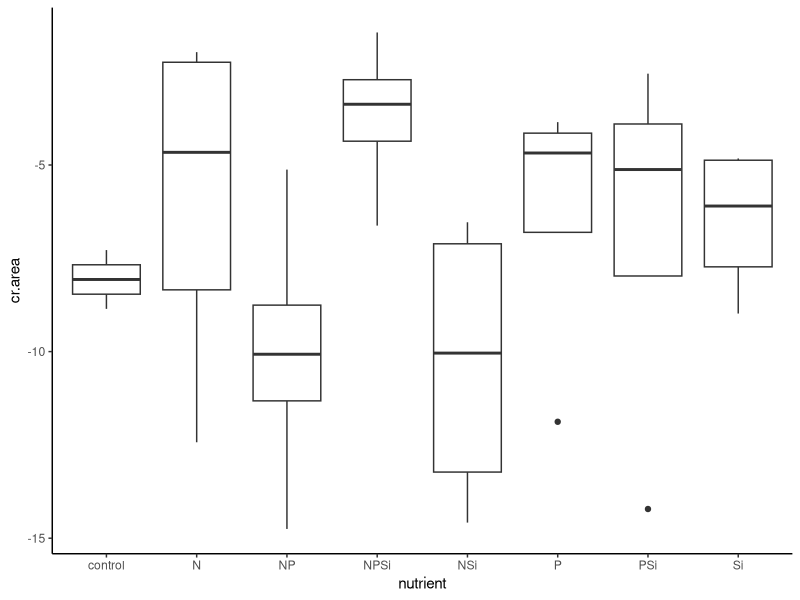
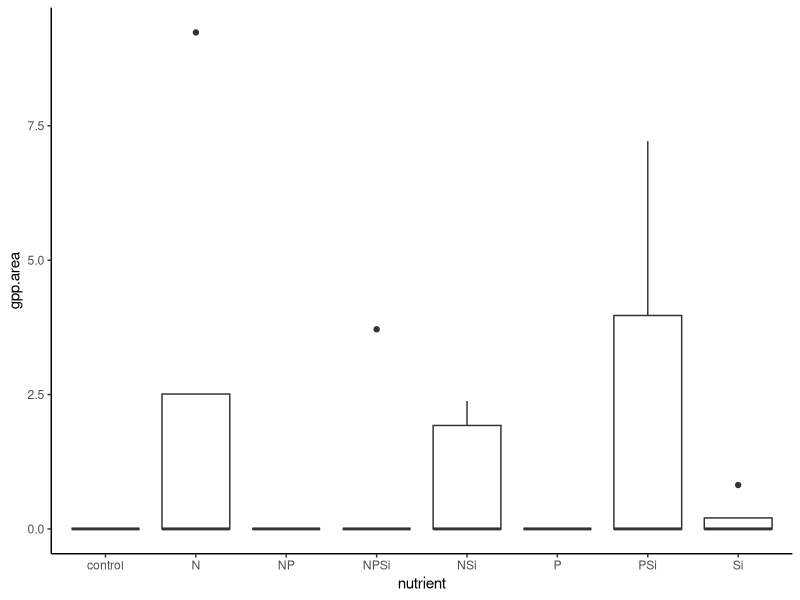
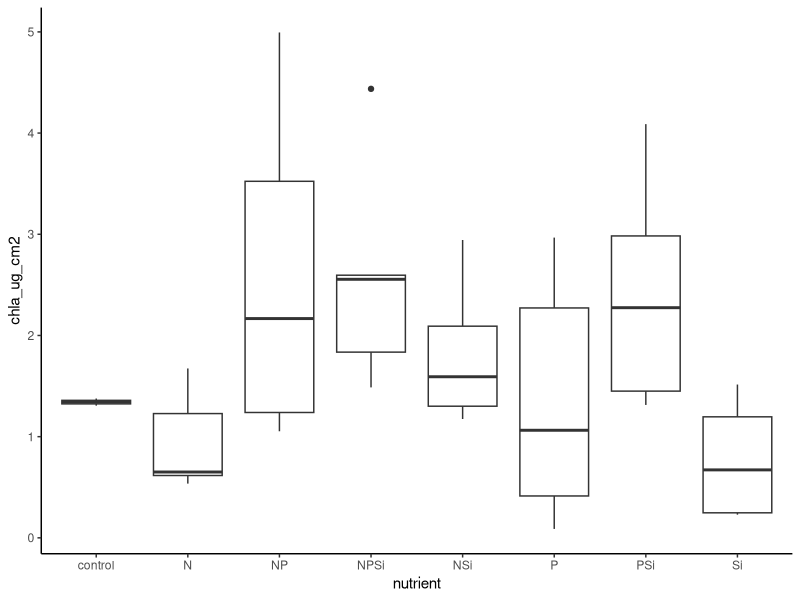

Write R code to recreate these figures, in order. (Note: this script raises an error after producing the figures.)
#Author:  Clay Arango
#Creation date: 10-Feb-19
#Script to analyze NDS data from Summer 2018 NDS work with S. Roley and A. Alexiades

#packages
install.packages("nlme")
install.packages("nortest")
install.packages("plyr")
install.packages("dplyr")
install.packages("multcomp")
install.packages("MASS")
install.packages("ggplot2")
library(nlme)
library(nortest)
library(plyr)
library(dplyr)
library(multcomp)
library(MASS)
library(ggplot2)

#Load data
kiona_summer <- read.table(file="kiona_summer.csv", header=T, sep=",")

#set variable
d = kiona_summer

#evaluate data to make sure factors are correct
names(d)

unique(d$nutrient) #control, N, NP, NPSi, NSi, P, PSi, Si
unique(d$N) #should be 0 and 1
unique(d$P) #should be 0 and 1
unique(d$Si) #should be 0 and 1
unique(d$top) #should be "sponge" and "glass"
#if need to change, use recode function below. 
d$top<-recode(d$top, "cellulose" ="sponge")
str(d)

#convert N and P vand Si alues (0 or 1 for absence or presence) to factors
d$N<-as.factor(d$N)
d$P<-as.factor(d$P)
d$Si<-as.factor(d$Si)
str(d)

#subset data into gpp and cr response
d.cr = subset(d, top=="sponge", data=d)
d.gpp = subset(d, top=="glass", data=d)

#check for outliers and check data entry before calculating CR-NRR
ggplot(d.cr, aes(x=nutrient, y=cr.area)) + geom_boxplot() + theme_classic()
#W8, V5 are outliers

#calculate nrr for cr
x<-ddply(d.cr, "nutrient", summarise, ave_cr = mean(cr.area, na.rm=T)) 
x
d.cr$cr.nrr = d.cr$cr.area/-8.067717 #divide by control ave_cr

#check for outliers and check data entry before calculating GPP- and chla-NRR
ggplot(d.gpp, aes(x=nutrient, y=gpp.area)) + geom_boxplot() + theme_classic()
#GPP area has 0 controls, so can't calculate NRR for GPP
#AA7, N+P+Si and Si have only one non-zero value
#probably need to drop this from GPP analysis
ggplot(d.gpp, aes(x=nutrient, y=chla_ug_cm2)) + geom_boxplot() + theme_classic()
#Y6

#calculate nrr for gpp and chla
x<- ddply(d.gpp, "nutrient", summarise, ave_gpp = mean(gpp.area, na.rm=T), ave_chla = mean(chla, na.rm=T)) 
x
d.gpp$gpp.nrr = d.gpp$gpp.area/0 #divide by control ave_gpp
d.gpp$chla.nrr = d.gpp$chla/1.3413552 #divide by control ave_chla
#use to exclude outliers
#x1<- ddply(subset(d.gpp, !(nds.id=="F6")), "nutrient", summarise, ave_chla = mean(chla_ug_cm2, na.rm=T)) 
#x1
#d.gpp$chla.nrr_1<-d.gpp$chla_ug_cm2/2.700340

#combine into one file and export
d.cr$chla.nrr<-NA
#d.cr$chla.nrr_1<-NA#for excluded outliers
d.cr$gpp.nrr<-NA
d.gpp$cr.nrr<-NA
d.nrr<-rbind(d.cr, d.gpp)
d.nrr$site.date<-"kiona_summer"
d.nrr$gpp.es<-log(d.nrr$gpp.nrr)
d.nrr$cr.es<-log(d.nrr$cr.nrr)
d.nrr$chla.es<-log(d.nrr$chla.nrr)

write.table(d.nrr, "kiona_summer_nrr.csv",  sep=",", quote=F, row.names =F)

###############
#plots of NRR
##############
ggplot(data=subset(d.cr, !(nutrient=="control")), aes(x=nutrient, y=cr.nrr))+geom_boxplot()+theme_bw()+
  ylab("CR NRR")+geom_abline(slope = 0, intercept = 1)+
  theme(axis.title.x=element_blank(), panel.grid.minor=element_blank(), panel.grid.major=element_blank())
#maybe N+P colimitation, but probably no limitation

ggplot(data=subset(d.nrr, (top=="sponge")), aes(x=nutrient, y=cr.es))+geom_boxplot()+theme_bw()+
  ylab("CR Effect Size")+geom_hline(yintercept = 0.7, lty="dashed")+ geom_hline(yintercept = -0.7, lty="dashed")+
  geom_hline(yintercept = 1.385)+
  theme(axis.title.x=element_blank(), panel.grid.minor=element_blank(), panel.grid.major=element_blank())
#nothing over 1.385, so no significance?

ggplot(data=subset(d.gpp, !(nutrient=="control")), aes(x=nutrient, y=gpp.nrr))+geom_boxplot()+theme_bw()+
  ylab("GPP NRR")+geom_abline(slope = 0, intercept = 1)+
  theme(axis.title.x=element_blank(), panel.grid.minor=element_blank(), panel.grid.major=element_blank())
#no data

ggplot(data=subset(d.nrr, top =="glass"),aes(x=nutrient, y=gpp.es))+geom_boxplot()+theme_bw()+
  ylab("GPP Effect Size")+geom_hline(yintercept = 0.7, lty="dashed")+
  geom_hline(yintercept = -0.7, lty="dashed")+ geom_hline(yintercept = 1.385)+
  theme(axis.title.x=element_blank(), panel.grid.minor=element_blank(), panel.grid.major=element_blank())
#not enough data

ggplot(data=subset(d.gpp, !(nutrient=="control")), aes(x=nutrient, y=chla.nrr))+geom_boxplot()+theme_bw()+
  ylab("Chlorophyll-a NRR")+geom_abline(slope = 0, intercept = 1)+ 
  theme(axis.title.x=element_blank(), panel.grid.minor=element_blank(), panel.grid.major=element_blank())
#P+si limitation?

ggplot(data=subset(d.nrr, (top=="glass")), aes(x=nutrient, y=chla.es))+geom_boxplot()+theme_bw()+
  ylab("Chla Effect Size")+ geom_hline(yintercept = 0.7, lty="dashed")+ geom_hline(yintercept = -0.7, lty="dashed")+    
  geom_hline(yintercept = 1.385)+
  theme(axis.title.x=element_blank(), panel.grid.minor=element_blank(), panel.grid.major=element_blank())
#P+Si inhibition?  nothing over 1.385 so no significance?

##########
#NRR Summary Files
#########

GPP_sum<-ddply(d.gpp, "nutrient", summarise, ave_nrr.gpp=mean(gpp.nrr, na.rm=T), sd_nrr.gpp=sd(gpp.nrr, na.rm=T), 
               se_nrr.gpp =(sd(gpp.nrr)/sqrt(sum(!is.na(gpp.nrr)))), 
               ci95_nrr.gpp = (1.96*(sd(gpp.nrr)/sqrt(sum(!is.na(gpp.nrr))))),
               ave_nrr.chla=mean(chla.nrr, na.rm=T), sd_nrr.chla=sd(chla.nrr, na.rm=T), 
               se_nrr.chla =(sd(chla.nrr)/sqrt(sum(!is.na(chla.nrr)))), 
               ci95_nrr.chla = (1.96*(sd(chla.nrr)/sqrt(sum(!is.na(chla.nrr))))))
CR_sum<-ddply(d.cr, "nutrient", summarise, ave_nrr.cr=mean(cr.nrr, na.rm=T), sd_nrr.cr=sd(cr.nrr, na.rm=T), 
              se_nrr.cr =(sd(cr.nrr)/sqrt(sum(!is.na(cr.nrr)))), 
              ci95_nrr.cr = (1.96*(sd(cr.nrr)/sqrt(sum(!is.na(cr.nrr))))))

#now combine into one and export
d.sum<-merge(GPP_sum, CR_sum, by="nutrient")
d.sum$site_date<-"kiona_summer"
write.table(d.sum, "kiona_sum_summ.csv",  sep=",", quote=F, row.names=F)

############################################################
#analyze RESPIRATION data
############################################################

M1<-gls(cr.area~N*P*Si, data=d.cr, na.action=na.omit)
E1<-residuals(M1)
qqnorm(E1)
qqline(E1)
ad.test(E1)
   #residuals are normally distributed p = 0.1519
hist(E1)  
plot(M1)

plot(filter(d.cr, !is.na(cr.area)) %>% dplyr::select(nutrient), 
     E1, xlab="nutrient", ylab="Residuals")
bartlett.test(cr.area~nutrient, data=d.cr)
   #variance test is ok p = 0.6661

anova(M1)


##########################################################
#do multiple 2 way ANOVAs to improve our ability to interpret
##########################################################
#N and P
xx = na.omit(subset(d.cr, select = c(N,P,cr.area)))
interaction.plot(xx$N, xx$P, xx$cr.area*-1)

#N and Si
xx = na.omit(subset(d.cr, select = c(N,Si,cr.area)))
interaction.plot(xx$N, xx$Si, xx$cr.area*-1)

#P and Si
xx = na.omit(subset(d.cr, select = c(P,Si,cr.area)))
interaction.plot(xx$P, xx$Si, xx$cr.area*-1)
##########################################################
##########################################################

x <- group_by(d.cr, nutrient) %>%  # Grouping function causes subsequent functions to aggregate by season and reach
  summarize(cr.mean = abs(mean(cr.area, na.rm = TRUE)), # na.rm = TRUE to remove missing values
            cr.sd=abs(sd(cr.area, na.rm = TRUE)),  # na.rm = TRUE to remove missing values
            n = sum(!is.na(cr.area)), # of observations, excluding NAs. 
            cr.se=cr.sd/sqrt(n))

ggplot(data=x, aes(x=nutrient, y=cr.mean)) + 
  geom_bar(stat="identity", position=position_dodge(), color = "black") + 
  geom_errorbar(aes(ymin=cr.mean, ymax=cr.mean+cr.se), width=0.2, 
                position=position_dodge(0.9)) + 
  xlab("Nutrient") +
  ylab(expression(Respiration~(ug~O[2]~m^{-2}~h^{-1}))) +
  ylim(0,20) +
  labs(fill="Light") +
  theme_bw() +
  theme(panel.grid.major=element_blank(),
        panel.grid.minor=element_blank(),
        legend.title=element_text(size=6),
        legend.key=element_blank(), 
        legend.position=c(0.5,0.95), 
        legend.text=element_text(size=8), 
        legend.background=element_blank(), 
        legend.direction="horizontal", 
        legend.key.size=unit(0.3, "cm"), 
        axis.title.y=element_text(size=8), 
        axis.title.x=element_text(size=8), 
        axis.text.x=element_text(size=8))

#ggsave('output/figures/Ring_fall.tiff',
#       units="in",
#       width=3.25,
#       height=3.25,
#       dpi=1200,
#       compression="lzw")

#summarize nrr
x <- group_by(d.cr, nutrient) %>%  # Grouping function causes subsequent functions to aggregate by season and reach
  summarize(cr.mean = abs(mean(cr.nrr, na.rm = TRUE)), # na.rm = TRUE to remove missing values
            cr.sd=abs(sd(cr.nrr, na.rm = TRUE)),  # na.rm = TRUE to remove missing values
            n = sum(!is.na(cr.nrr)), # of observations, excluding NAs. 
            cr.se=cr.sd/sqrt(n))

############################################################
#analyze the PRODUCTION data
############################################################

M1<-gls(gpp.area~N*P*Si, data=d.gpp, na.action=na.omit) 
E1<-residuals(M1)
qqnorm(E1)
qqline(E1)
ad.test(E1)
   #residuals are not normal

hist(E1, xlab="residuals", main="")
plot(M1)

plot(filter(d.gpp, !is.na(gpp.area)) %>% dplyr::select(nutrient), 
     E1, xlab="nutrient", ylab="Residuals")
bartlett.test(gpp.area~nutrient, data=d.gpp)
   #not OK

anova(M1)
  
x <- group_by(d.gpp, nutrient) %>%  # Grouping function causes subsequent functions to aggregate by season and reach
  summarize(gpp.mean = abs(mean(gpp.area, na.rm = TRUE)), # na.rm = TRUE to remove missing values
            gpp.sd=abs(sd(gpp.area, na.rm = TRUE)),  # na.rm = TRUE to remove missing values
            n = sum(!is.na(gpp.area)), # of observations, excluding NAs. 
            gpp.se=gpp.sd/sqrt(n))

ggplot(data=x, aes(x=nutrient, y=gpp.mean)) + 
  geom_bar(stat="identity", position=position_dodge(), color = "black") + 
  geom_errorbar(aes(ymin=gpp.mean, ymax=gpp.mean+gpp.se), width=0.2, 
                position=position_dodge(0.9)) + 
  xlab("Nutrient") +
  ylab(expression(Production~(ug~O[2]~m^{-2}~h^{-1}))) +
  labs(fill="Light") +
  theme_bw() +
  theme(panel.grid.major=element_blank(),
        panel.grid.minor=element_blank(), 
        legend.title=element_text(size=6), 
        legend.key=element_blank(),  
        legend.position=c(0.5,0.95),  
        legend.text=element_text(size=8),  
        legend.background=element_blank(),  
        legend.direction="horizontal",  
        legend.key.size=unit(0.3, "cm"),  
        axis.title.y=element_text(size=8),  
        axis.title.x=element_text(size=8),  
        axis.text.x=element_text(size=8))

#ggsave('output/figures/gppByNutrient.tiff',
#       units="in",
#       width=3.25,
#       height=3.25,
#       dpi=1200,
#       compression="lzw")


#summarize nrr
x <- group_by(d.gpp, nutrient) %>%  # Grouping function causes subsequent functions to aggregate by season and reach
  summarize(gpp.mean = abs(mean(gpp.nrr, na.rm = TRUE)), # na.rm = TRUE to remove missing values
            gpp.sd=abs(sd(gpp.nrr, na.rm = TRUE)),  # na.rm = TRUE to remove missing values
            n = sum(!is.na(gpp.nrr)), # of observations, excluding NAs. 
            gpp.se=gpp.sd/sqrt(n))

############################################################
#analyze the CHL-A biomass on disks

M1<-gls(chla~N*P*Si, data=d.gpp, na.action=na.omit)
E1<-residuals(M1)
qqnorm(E1)
qqline(E1)
ad.test(E1)
  #residuals are normal (p = 0.2976)
hist(E1)
plot(M1)

bartlett.test(chla~nutrient, data=d.gpp)
  #variance is OK p = 0.117

anova(M1)

##########################################################
#do multiple 2 way ANOVAs to improve our ability to interpret
##########################################################
#N and P
xx = na.omit(subset(d.gpp, select = c(N,P,chla)))
interaction.plot(xx$N, xx$P, xx$chla)

#N and Si
xx = na.omit(subset(d.gpp, select = c(N,Si,chla_ug_cm2)))
interaction.plot(xx$N, xx$Si, xx$chla_ug_cm2)

#P and Si
xx = na.omit(subset(d.gpp, select = c(P,Si,chla)))
interaction.plot(xx$P, xx$Si, xx$chla)

##########################################################
#Analyze chl-a by removing all Si treatments
##########################################################
d.gppNoSi = subset(d.gpp, Si==0)

M1<-gls(chla~N*P, data=d.gppNoSi, na.action=na.omit)
E1<-residuals(M1)
qqnorm(E1)
qqline(E1)
ad.test(E1)
#residuals look good (p=0.62)
hist(E1)
plot(M1)

bartlett.test(chla~nutrient, data=d.gpp)
#data look good p=0.117

anova(M1)

#Interpret Interaction
#N and P
xx = na.omit(subset(d.gppNoSi, select = c(N,P,chla)))
interaction.plot(xx$N, xx$P, xx$chla)
